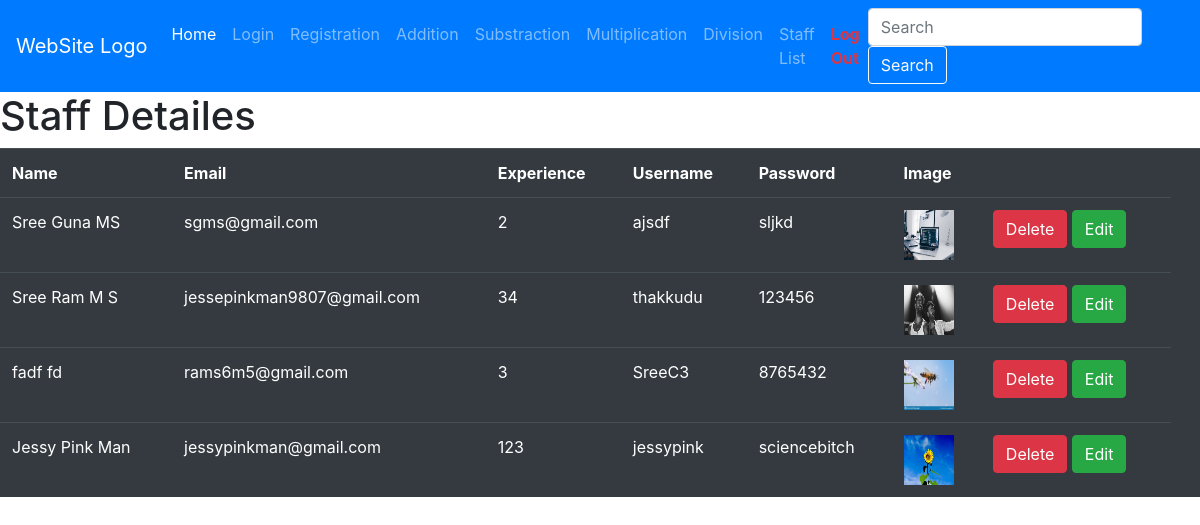
Screenshot of /account/staff/ (signed in) with the database file from the repository.
### account/models.py (models this page shows, shortened)
class Staff(models.Model):
    first=models.CharField(max_length=100,verbose_name="Enter First Name")
    last=models.CharField(max_length=100,verbose_name="Enter Last Name")
    mail=models.EmailField(verbose_name="G-Mail")
    exp=models.IntegerField(verbose_name="Experience")
    username=models.CharField(max_length=100,verbose_name="Username")
    password=models.CharField(max_length=100,verbose_name="Password")
    pic=models.ImageField(upload_to="profile_pic",null=True)

### account/views.py (the view)
# urls.py: path('staff/',StaffView.as_view(),name="Staff"),
@method_decorator(signin_required,name='dispatch')
class StaffView(View):
    def get (self,req,*args,**kwargs):
        if req.user.is_authenticated:
            res=Staff.objects.all()
            return render (req,"Staff list.html",{"data":res})
        else:
            return redirect("Homepage")

### account/views.py (called while the page is built)
def signin_required(fn):
    def wrapper(req,*args,**kwargs):
        if req.user.is_authenticated:
            return fn(req,*args,**kwargs)
        else:
            return redirect ("Homepage")
    return wrapper

### account/templates/Staff list.html (shortened to what this page needs)
{% extends 'nav.html' %}
{% block nav %}
<h1 class="">Staff Detailes</h1>
<table class="table table-dark">
    <tr>
        <th> Name</th>
        <th> Email</th>
        <th> Experience</th>
        <th> Username</th>
        <th> Password</th>
        <th>Image</th>
        <th></th>
        <th></th>
    </tr>
    {% for i in data %}
    <tr>
        <td>{{i.first}} {{i.last}}</td>
        <td>{{i.mail}}</td>
        <td>{{i.exp}}</td>
        <td>{{i.username}}</td>
        <td>{{i.password}}</td>
        <td>
            {% if i.pic %}
            <img src="{{ i.pic.url }}" alt="img" width="50px" height="50px">
            {% endif %}
    </td>
        <td> <a href="{% url 'DelStaff' i.id %}" class="btn btn-danger">Delete</a>
         <a href="{% url 'EditStaff' i.id %}" class="btn btn-success"> Edit </a> </td>
    </tr>
    {% endfor %}
{% endblock nav %}

### account/templates/nav.html (shortened to what this page needs)
  <!doctype html>
<html lang="en">
  <head>
    <link rel="stylesheet" href="https://stackpath.bootstrapcdn.com/bootstrap/4.3.1/css/bootstrap.min.css">
  </head>
  <body>
    <nav class="navbar navbar-expand-lg navbar-dark bg-primary">
        <a class="navbar-brand" href="#">WebSite Logo</a>
        <div class="collapse navbar-collapse" id="navbarSupportedContent">
          <ul class="navbar-nav mr-auto">
            <li class="nav-item active">
              <a class="nav-link" href="{% url 'Home' %}">Home <span class="sr-only">(current)</span></a>
            </li>
            <li class="nav-item">
              <a class="nav-link" href="{% url 'Login' %}">Login</a>
            </li>
            <li class="nav-item">
              <a class="nav-link" href="{% url 'Registration' %}">Registration</a>
            </li>
            <li class="nav-item">
              <a class="nav-link" href="{% url 'Addition' %}"> Addition </a>
            </li>
            <li class="nav-item">
              <a class="nav-link" href="{% url 'Substraction' %}"> Substraction </a>
            </li>
            <li class="nav-item">
              <a class="nav-link" href="{% url 'Multiplication' %}"> Multiplication </a>
            </li>
            <li class="nav-item">
              <a class="nav-link" href="{% url 'Division' %}"> Division </a>
            </li>
            <li class="nav-item">
              <a class="nav-link" href="{% url 'Staff' %}"> Staff List </a>
            </li>
            <li class="nav-item">
              <a class="nav-link text-danger" href="{% url 'Log Out' %}"> <b>Log Out</b> </a>
            </li>
          </ul>
          <form class="form-inline my-2 my-lg-0">
            <input class="form-control mr-sm-2" type="search" placeholder="Search" aria-label="Search">
            <button class="btn btn-outline-light my-2 my-sm-0" type="submit">Search</button>
          </form>
        </div>
      </nav>
      {% block nav %}
      {% endblock nav %}
 </body>
</html>

### rows the page displays
Staff: first "Sree Guna", last "MS", mail "sgms@gmail.com", exp "2", username "ajsdf", password "sljkd", pic (picture)
Staff: first "Sree Ram", last "M S", mail "jessepinkman9807@gmail.com", exp "34", username "thakkudu", password "123456", pic (picture)
Staff: first "fadf", last "fd", mail "rams6m5@gmail.com", exp "3", username "SreeC3", password "8765432", pic (picture)
Staff: first "Jessy", last "Pink Man", mail "jessypinkman@gmail.com", exp "123", username "jessypink", password "sciencebitch", pic (picture)
